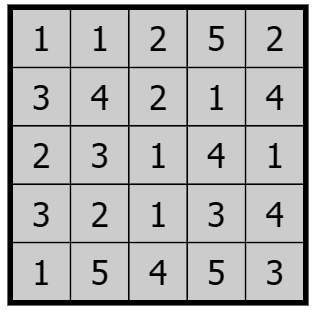
#> input picture image.png, 314 x 314 px
$ python convertImageToBoard.py
#> lines starting #> are read from the running program, lines starting #| are printed output that depends on the picture; after the words box and inside, x2 and y2 are one past the last pixel; in counts of white or black regions, pixels touching at a corner belong together
"""
Convert a Hitori board screenshot into a flat list of digit strings,
e.g. ['1','1','2','5','2', ...] in row-major order.

Approach:
1. Threshold the image to isolate the grid's black border/lines.
2. Use OpenCV to find the outer board contour, then split it evenly
   into an N x N grid (Hitori boards are always square).
3. For each cell, crop out a center region (avoiding the black grid
   lines), upscale it, and OCR the single digit with Tesseract
   restricted to digit characters.
4. Return the results as a flat list, row by row, left to right.

Requirements: opencv-python, pytesseract, and the `tesseract` binary
installed on the system (apt install tesseract-ocr).
"""

import cv2
import numpy as np
import pytesseract


def board_image_to_array(image_path: str, grid_size: int | None = None, debug: bool = False):
#> called with image_path = 'image.png', debug = True
    img = cv2.imread(image_path)
#> img is the input picture: shape (314, 314, 3); min 0, max 255, mean 180.3
    if img is None:
        raise FileNotFoundError(f"Could not read image: {image_path}")

    gray = cv2.cvtColor(img, cv2.COLOR_BGR2GRAY)

    # Threshold so the black border/grid lines become white on black bg,
    # which makes contour detection reliable regardless of cell fill color.
    _, thresh = cv2.threshold(gray, 100, 255, cv2.THRESH_BINARY_INV)
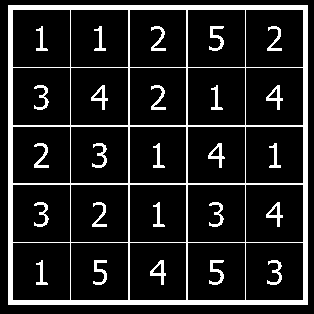
#> thresh: shape (314, 314); 13% white; 26 white regions, largest, box (x1, y1, x2, y2) and area: (8, 5, 308, 305) 9344, (209, 26, 224, 51) 163, (209, 260, 224, 285) 163

    contours, _ = cv2.findContours(thresh, cv2.RETR_EXTERNAL, cv2.CHAIN_APPROX_SIMPLE)
#> contours = [[[8, 5], [8, 304], [307, 304], [307, 5]]]
    if not contours:
        raise ValueError("No contours found - could not locate the board outline.")

    # The board itself is the largest contour (the thick outer border).
    board_contour = max(contours, key=cv2.contourArea)
#> board_contour = [[8, 5], [8, 304], [307, 304], [307, 5]]
    x, y, w, h = cv2.boundingRect(board_contour)
#> x = 8; y = 5; w = 300; h = 300

    board = gray[y:y + h, x:x + w]
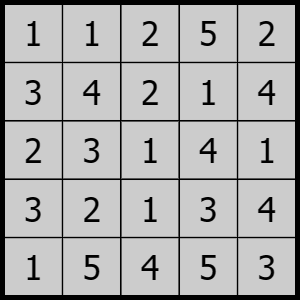
#> board: shape (300, 300); min 0, max 204, mean 175.2

    # Auto-detect grid size (e.g. 5 for a 5x5 board) by counting
    # horizontal line crossings if not explicitly provided.
    if grid_size is None:
        grid_size = _detect_grid_size(board)
#> after the loop in _detect_grid_size, `for n in range(3, max_size + 1):`: best_n = 5; best_score = 107.4
#> grid_size = 5

    cell_h = h / grid_size
#> cell_h = 60
    cell_w = w / grid_size
#> cell_w = 60

    results = []
    # psm 10 (treat image as a single character) fails on some digit shapes
    # (e.g. "4") in this font, so try a couple of page-segmentation modes
    # in order until one returns a digit.
    psm_modes = [8, 6, 13]

    for row in range(grid_size):
        for col in range(grid_size):
            cy1 = int(row * cell_h)
            cy2 = int((row + 1) * cell_h)
            cx1 = int(col * cell_w)
            cx2 = int((col + 1) * cell_w)

            cell = board[cy1:cy2, cx1:cx2]

            # Shrink inward by a margin to avoid capturing grid line pixels.
            mh, mw = cell.shape
            margin_y = int(mh * 0.18)
            margin_x = int(mw * 0.18)
            cell_crop = cell[margin_y:mh - margin_y, margin_x:mw - margin_x]

            # Binarize + upscale for better OCR accuracy on small digits.
            _, cell_bin = cv2.threshold(cell_crop, 0, 255,
                                         cv2.THRESH_BINARY + cv2.THRESH_OTSU)
            cell_bin = cv2.resize(cell_bin, None, fx=4, fy=4,
                                   interpolation=cv2.INTER_CUBIC)

            digit = ''
            for psm in psm_modes:
                cfg = f'--oem 3 --psm {psm} -c tessedit_char_whitelist=0123456789'
                text = pytesseract.image_to_string(cell_bin, config=cfg).strip()
                digit = ''.join(ch for ch in text if ch.isdigit())
                if digit:
                    break

            if debug:
                cv2.imwrite(f'/home/claude/debug_r{row}_c{col}.png', cell_bin)

            if not digit:
                raise ValueError(
                    f"Could not read a digit at row {row}, col {col}. "
                    f"Raw OCR output was: {text!r}. Try debug=True to inspect " # type: ignore
                    f"the cropped cell images."
                )

            results.append(digit)
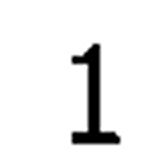
#> cell_bin: shape (160, 160); min 0, max 255, mean 237.6
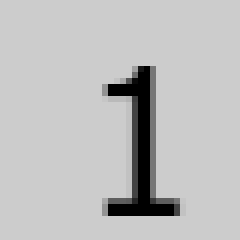
#> cell_crop: shape (40, 40) (shown 6 times larger); min 0, max 204, mean 189.9
#> after the loop, results = []

    return results


def _detect_grid_size(board_gray, max_size: int = 12) -> int:
    """Guess N for an N x N board by testing which grid size gives the
    strongest average edge signal along candidate row/column lines."""
    h, _w = board_gray.shape
    best_n, best_score = 0, -1
    for n in range(3, max_size + 1):
        score: int | float = 0
        for i in range(1, n):
            y: int = int(h * i / n)
            row_slice = board_gray[max(0, y - 1):y + 2, :]
            score += 255 - np.mean(row_slice)  # darker line = higher score
        score /= (n - 1)
        if score > best_score:
            best_score, best_n = score, n
    return best_n


if __name__ == "__main__":
#> (the run stopped early here; a loop or call above may not have finished)
